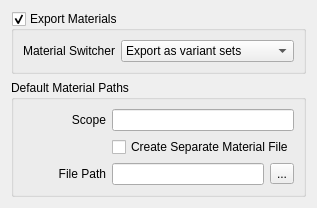
<?xml version="1.0" encoding="UTF-8"?>
<ui version="4.0">
 <class>UsdExportMaterialsRollup</class>
 <widget class="QWidget" name="UsdExportMaterialsRollup">
  <property name="windowTitle">
   <string>Materials</string>
  </property>
  <layout class="QVBoxLayout" name="verticalLayout">
   <item>
    <widget class="QGroupBox" name="ExportMaterialsGroupBox">
     <property name="toolTip">
      <string>If selected, material targets defined in this group and through plug-in configurations are used for USD export.</string>
     </property>
     <property name="title">
      <string>Export Materials</string>
     </property>
     <property name="checkable">
      <bool>true</bool>
     </property>
     <layout class="QVBoxLayout" name="verticalLayout_2">
      <item>
       <layout class="QVBoxLayout" name="ConvertToMaterialsLayout"/>
      </item>
      <item>
       <widget class="QWidget" name="MaterialSwitcherOptionWidget" native="true">
        <layout class="QGridLayout" name="MaterialSwitcherOptionLayout" columnstretch="1,2">
         <property name="leftMargin">
          <number>0</number>
         </property>
         <property name="topMargin">
          <number>0</number>
         </property>
         <property name="rightMargin">
          <number>0</number>
         </property>
         <property name="bottomMargin">
          <number>0</number>
         </property>
         <item row="0" column="0">
          <widget class="QLabel" name="MaterialSwitcherExportStyleLabel">
           <property name="text">
            <string>Material Switcher</string>
           </property>
           <property name="alignment">
            <set>Qt::AlignRight|Qt::AlignTrailing|Qt::AlignVCenter</set>
           </property>
          </widget>
         </item>
         <item row="0" column="1">
          <widget class="QComboBox" name="MaterialSwitcherExportStyleComboBox">
           <item>
            <property name="text">
             <string>Export as variant sets</string>
            </property>
           </item>
           <item>
            <property name="text">
             <string>Export active material only</string>
            </property>
           </item>
          </widget>
         </item>
        </layout>
       </widget>
      </item>
     </layout>
    </widget>
   </item>
   <item>
    <widget class="QGroupBox" name="groupBox">
     <property name="title">
      <string>Default Material Paths</string>
     </property>
     <layout class="QGridLayout" name="gridLayout" columnstretch="3,5,1">
      <item row="4" column="1">
       <widget class="QLineEdit" name="materialLayerPath">
        <property name="toolTip">
         <string>Enter a relative or absolute file path to set where your materials get exported to. A relative path will be set in relation to your root USD layer. </string>
        </property>
       </widget>
      </item>
      <item row="4" column="0">
       <widget class="QLabel" name="layerPathLabel">
        <property name="text">
         <string>File Path</string>
        </property>
        <property name="alignment">
         <set>Qt::AlignRight|Qt::AlignTrailing|Qt::AlignVCenter</set>
        </property>
       </widget>
      </item>
      <item row="0" column="0">
       <widget class="QLabel" name="label">
        <property name="text">
         <string>Scope</string>
        </property>
        <property name="alignment">
         <set>Qt::AlignRight|Qt::AlignTrailing|Qt::AlignVCenter</set>
        </property>
       </widget>
      </item>
      <item row="4" column="2">
       <widget class="QToolButton" name="materialLayerPicker">
        <property name="text">
         <string>...</string>
        </property>
       </widget>
      </item>
      <item row="0" column="1" colspan="2">
       <widget class="QLineEdit" name="materialPrimPath">
        <property name="toolTip">
         <string>Enter the scope name under which materials get placed.</string>
        </property>
       </widget>
      </item>
      <item row="1" column="1" colspan="2">
       <widget class="QCheckBox" name="separateMaterialLayer">
        <property name="toolTip">
         <string>Enable to have materials export to a separate USD file at the File Path specified. When disabled, materials get written into your root layer.</string>
        </property>
        <property name="text">
         <string>Create Separate Material File</string>
        </property>
       </widget>
      </item>
     </layout>
    </widget>
   </item>
  </layout>
 </widget>
 <resources/>
 <connections/>
</ui>
